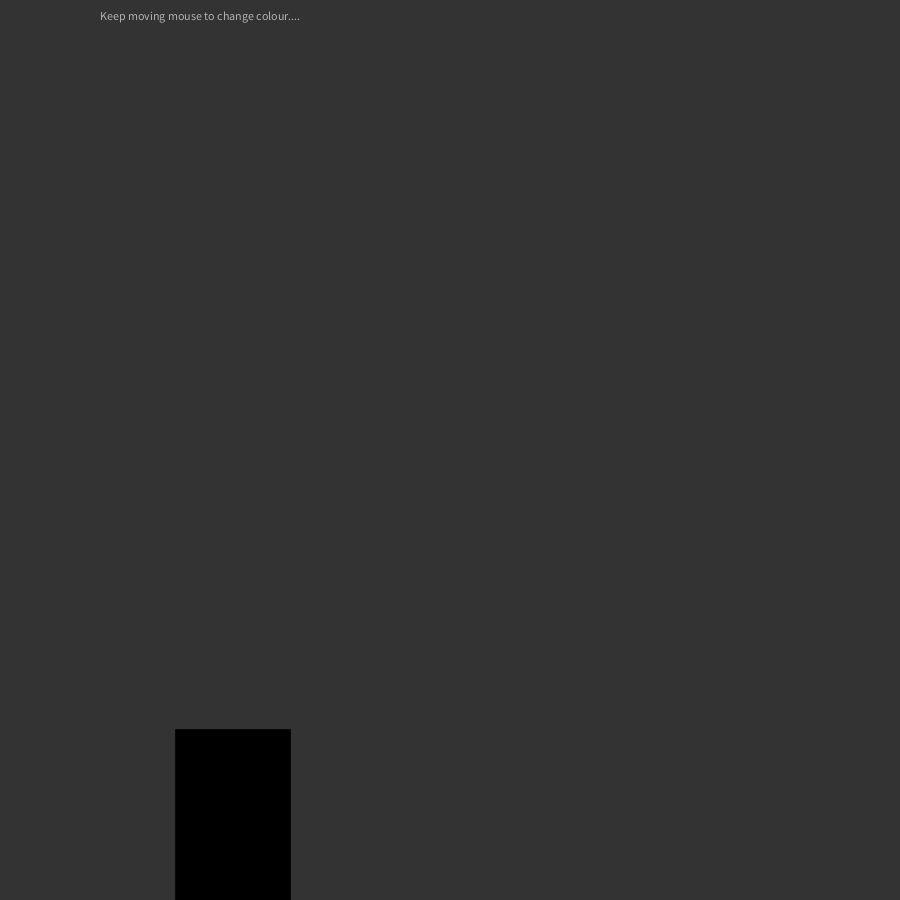
Frame 1 (no input)
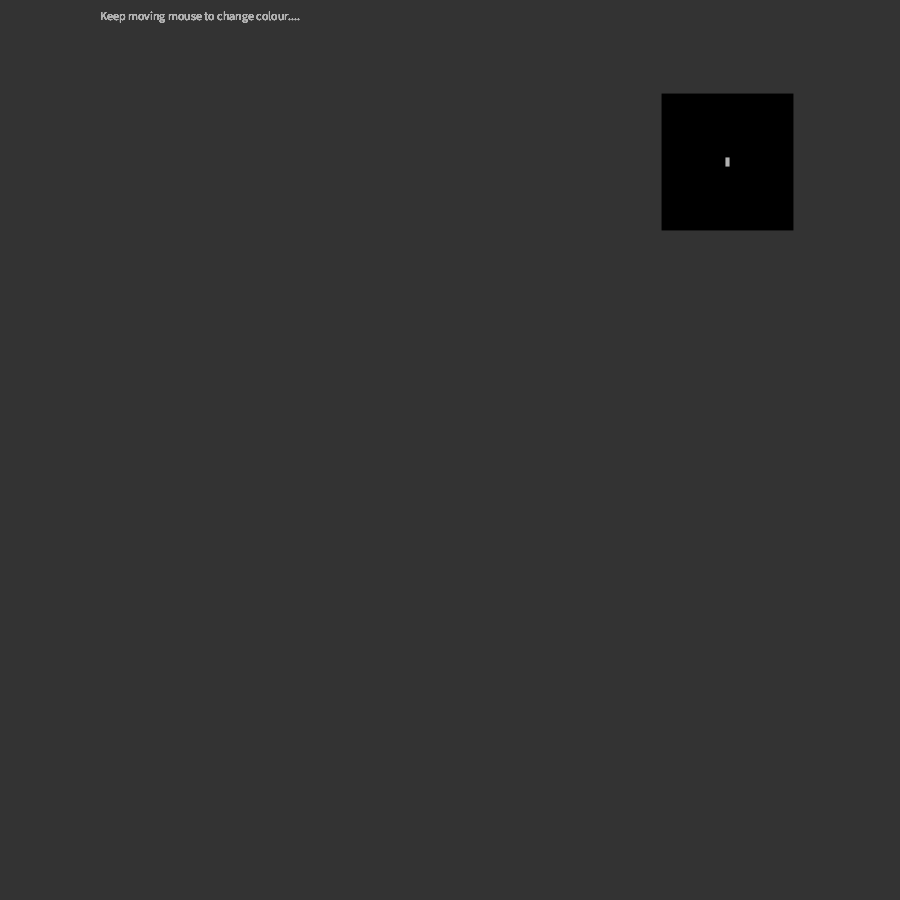
Frame 60 (the mouse pressed at the canvas centre just before this capture)
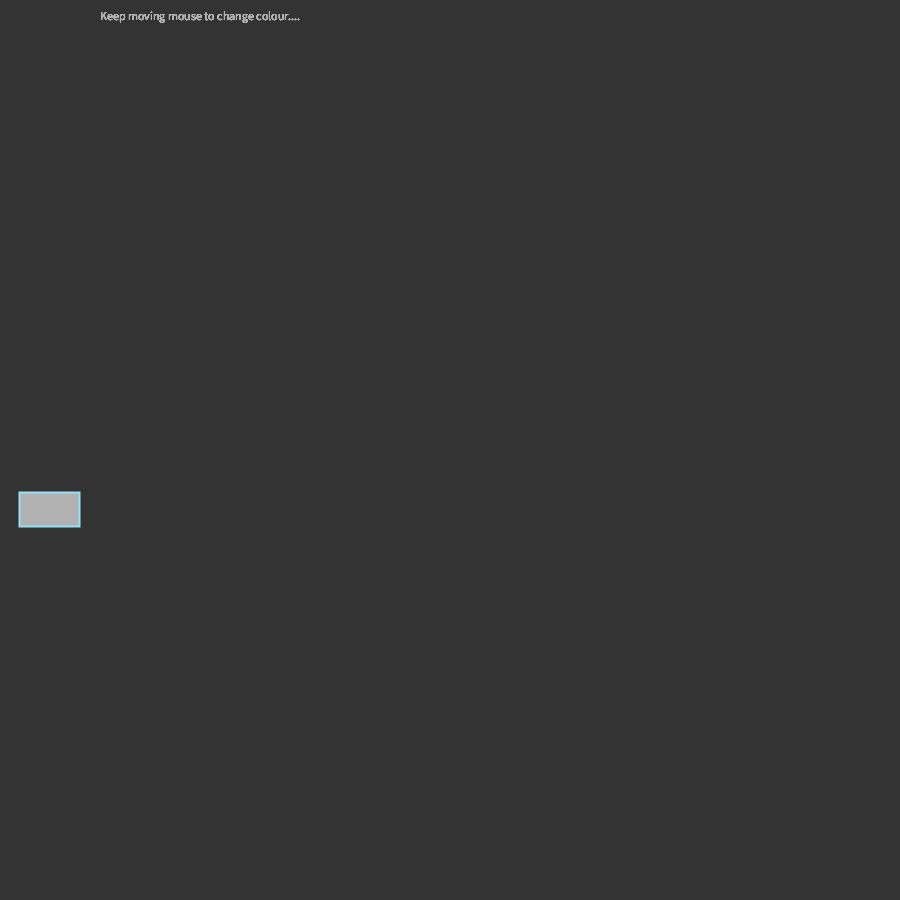
Frame 120 (the mouse held since frame 60 and released just before this capture)

The Processing sketch that drew these frames (run headless with seeded random() and noise(); from frame 60 on, the mouse is pressed at the canvas centre):

// Processing sketch: processing_93275
// ── processing_93275.pde

float x, y;
int timer;

 
void setup () {
  size(900, 900);
  x = 0;
  y = 200;
  background(51);
  timer = 0;
}
 
void draw () {
  x = mouseX;
  y = mouseY;
 
  fill(177);
  stroke(x / 3, y /2, x-200);
  strokeWeight(random(0, 100));
  
  if((timer % 15) == 0){ 
    background(51);
  rect(random(0, 800), random(0, 800), random(20,150),random(20,150));
  }
  text("Keep moving mouse to change colour....", 100,20);
  timer ++; 
}
